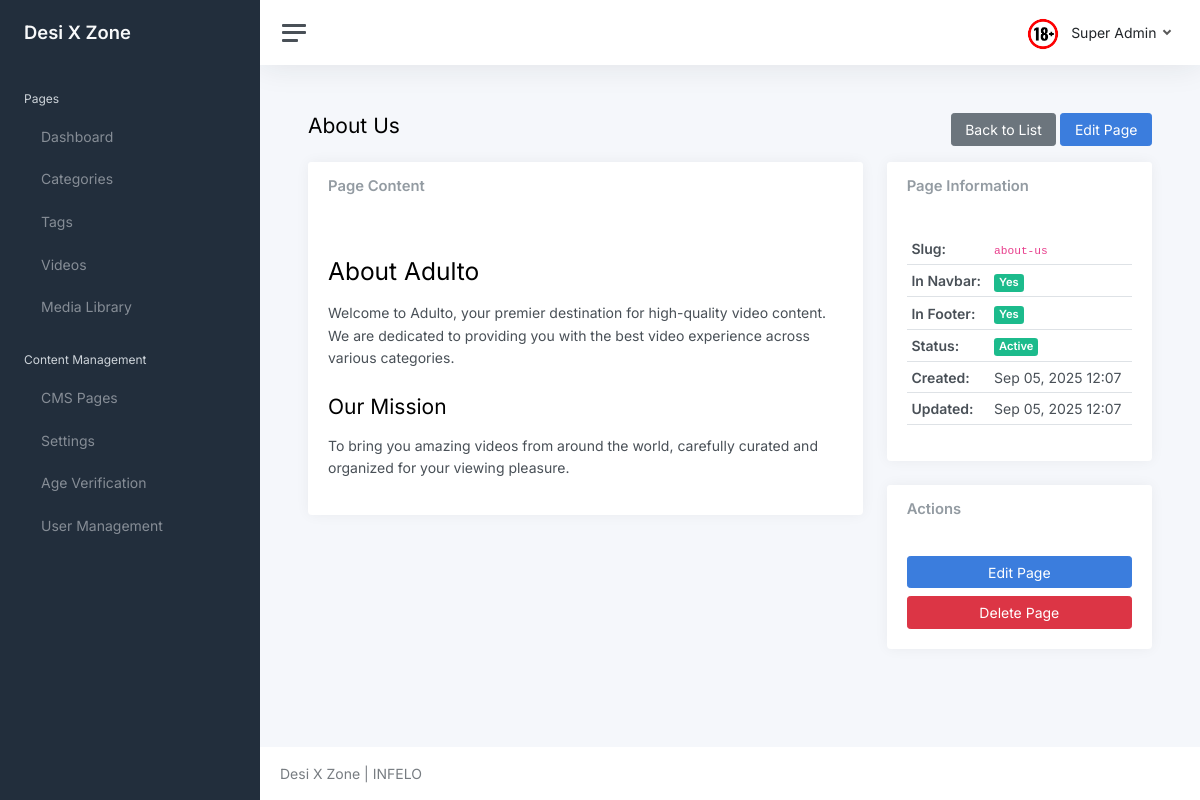
/core/cms/about-us/ (signed in), run on the app's committed database.
### core/models.py (models this page shows, shortened)
class Settings(models.Model):
	key = models.CharField(max_length=100, unique=True, help_text="Setting key (e.g., 'site_title', 'contact_email')")
	value = models.TextField(help_text="Setting value")
	description = models.TextField(blank=True, help_text="Description of what this setting does")
	created_at = models.DateTimeField(auto_now_add=True)
	updated_at = models.DateTimeField(auto_now=True)
	class Meta:
		ordering = ['key']
		verbose_name = "Setting"
		verbose_name_plural = "Settings"
	@classmethod
	def get_setting(cls, key, default=None):
		try:
			return cls.objects.get(key=key).value
		except cls.DoesNotExist:
			return default

class User(AbstractUser):
	username = None
	first_name = None
	last_name = None
	name = models.CharField(max_length=150, blank=True)
	email = models.EmailField(unique=True)
	is_freeze = models.BooleanField(default=False)
	is_email_verified = models.BooleanField(default=False)
	email_verification_token = models.CharField(max_length=100, blank=True, null=True)
	email_verification_created = models.DateTimeField(blank=True, null=True)
	is_staff = models.BooleanField(default=False, help_text="Designates whether the user can log into the admin site. Only activated users can access admin.")
	USERNAME_FIELD = 'email'
	REQUIRED_FIELDS = []

class CMS(models.Model):
	title = models.CharField(max_length=200, help_text="Page title")
	slug = models.SlugField(max_length=220, unique=True, help_text="URL slug for the page")
	content = models.TextField(help_text="Page content (HTML allowed)")
	in_navbar = models.BooleanField(default=False, help_text="Show this page in the main navigation")
	in_footer = models.BooleanField(default=False, help_text="Show this page in the footer")
	is_active = models.BooleanField(default=True, help_text="Is this page active and visible?")
	created_at = models.DateTimeField(auto_now_add=True)
	updated_at = models.DateTimeField(auto_now=True)
	class Meta:
		ordering = ['title']
		verbose_name = "CMS Page"
		verbose_name_plural = "CMS Pages"

### core/views.py (the view)
# urls.py: path('cms/<slug:slug>/', views.cms_detail, name='cms_detail'),
@login_required(login_url='login')
def cms_detail(request, slug):
	cms_page = get_object_or_404(CMS, slug=slug, is_active=True)
	context = {
		'cms_page': cms_page,
	}
	return render(request, 'core/cms_detail.html', context)

### adulto/context_processors.py (called while the page is built)
def site_branding(request):
	return {
		"site_brand": getattr(settings, "SITE_BRAND", "Desi X Zone"),
		"site_logo_url": getattr(settings, "SITE_LOGO_URL", "/static/logo.png"),
	}

### core/models.py (called while the page is built)
	@classmethod
	def get_active(cls):
		try:
			return cls.objects.filter(is_active=True).first()
		except:
			return None

### templates/core/cms_detail.html (shortened to what this page needs)
{% extends 'core/layout/base.html' %}
{% block content %}
<div class="container-fluid p-0">
    <div class="d-flex justify-content-between align-items-center mb-3">
        <h1 class="h3 d-inline align-middle">{{ cms_page.title }}</h1>
        <div>
            <a class="btn btn-secondary" href="{% url 'cms_list' %}">Back to List</a>
            <a class="btn btn-primary" href="{% url 'cms_update' cms_page.id %}">Edit Page</a>
        </div>
    </div>
    <div class="row">
        <div class="col-md-8">
            <div class="card">
                <div class="card-header">
                    <h5 class="card-title mb-0">Page Content</h5>
                </div>
                <div class="card-body">
                    <div class="cms-content">
                        {{ cms_page.content|safe }}
                    </div>
                </div>
            </div>
        </div>
        <div class="col-md-4">
            <div class="card">
                <div class="card-header">
                    <h5 class="card-title mb-0">Page Information</h5>
                </div>
                <div class="card-body">
                    <table class="table table-sm">
                        <tr>
                            <td><strong>Slug:</strong></td>
                            <td><code>{{ cms_page.slug }}</code></td>
                        </tr>
                        <tr>
                            <td><strong>In Navbar:</strong></td>
                            <td>
                                {% if cms_page.in_navbar %}
                                    <span class="badge bg-success">Yes</span>
                                {% else %}
                                    <span class="badge bg-secondary">No</span>
                                {% endif %}
                            </td>
                        </tr>
                        <tr>
                            <td><strong>In Footer:</strong></td>
                            <td>
                                {% if cms_page.in_footer %}
                                    <span class="badge bg-success">Yes</span>
                                {% else %}
                                    <span class="badge bg-secondary">No</span>
                                {% endif %}
                            </td>
                        </tr>
                        <tr>
                            <td><strong>Status:</strong></td>
                            <td>
                                {% if cms_page.is_active %}
                                    <span class="badge bg-success">Active</span>
                                {% else %}
                                    <span class="badge bg-danger">Inactive</span>
                                {% endif %}
                            </td>
                        </tr>
                        <tr>
                            <td><strong>Created:</strong></td>
                            <td>{{ cms_page.created_at|date:"M d, Y H:i" }}</td>
                        </tr>
                        <tr>
                            <td><strong>Updated:</strong></td>
                            <td>{{ cms_page.updated_at|date:"M d, Y H:i" }}</td>
                        </tr>
                    </table>
                </div>
            </div>
            <div class="card mt-3">
                <div class="card-header">
                    <h5 class="card-title mb-0">Actions</h5>
                </div>
                <div class="card-body">
                    <div class="d-grid gap-2">
                        <a class="btn btn-primary" href="{% url 'cms_update' cms_page.id %}">Edit Page</a>
                        <a class="btn btn-danger" href="{% url 'cms_delete' cms_page.id %}">Delete Page</a>
                    </div>
                </div>
            </div>
        </div>
    </div>
</div>
{% endblock %}

### templates/core/layout/base.html (shortened to what this page needs)
<!DOCTYPE html>
<html lang="en">
<head>
    <link href="/static/core/css/app.css" rel="stylesheet">
</head>
<body>
    <div class="wrapper">
        {% include 'core/layout/sidebar.html' %}
        <div class="main">
            {% include 'core/layout/header.html' %}
            <main class="content">
                {% block content %}{% endblock %}
            </main>
            <footer class="footer">
                <div class="container-fluid">
                    <div class="row text-muted">
                        <div class="col-6 text-start">
                            <p class="mb-0">
                                {{ site_brand }} | INFELO
                            </p>
                        </div>
                    </div>
                </div>
            </footer>
        </div>
    </div>
</body>
</html>

### templates/core/layout/sidebar.html (shortened to what this page needs)
<nav id="sidebar" class="sidebar js-sidebar">
    <div class="sidebar-content js-simplebar">
        <a class="sidebar-brand" href="index.html">
            <span class="align-middle">{{ site_brand }}</span>
        </a>
        <ul class="sidebar-nav">
            <li class="sidebar-header">
                Pages
            </li>
            <li class="sidebar-item">
                <a class="sidebar-link" href="{% url 'dashboard' %}">
                     <span
                        class="align-middle">Dashboard</span>
                </a>
            </li>
            <li class="sidebar-item">
                <a class="sidebar-link" href="{% url 'category_list' %}">
                     <span
                        class="align-middle">Categories</span>
                </a>
            </li>
            <li class="sidebar-item">
                <a class="sidebar-link" href="{% url 'tag_list' %}">
                     <span
                        class="align-middle">Tags</span>
                </a>
            </li>
            <li class="sidebar-item">
                <a class="sidebar-link" href="{% url 'video_list' %}">
                     <span
                        class="align-middle">Videos</span>
                </a>
            </li>
            <li class="sidebar-item">
                <a class="sidebar-link" href="{% url 'media_library' %}">
                     <span
                        class="align-middle">Media Library</span>
                </a>
            </li>
            <li class="sidebar-header">
                Content Management
            </li>
            <li class="sidebar-item">
                <a class="sidebar-link" href="{% url 'cms_list' %}">
                     <span
                        class="align-middle">CMS Pages</span>
                </a>
            </li>
            <li class="sidebar-item">
                <a class="sidebar-link" href="{% url 'settings_list' %}">
                     <span
                        class="align-middle">Settings</span>
                </a>
            </li>
            <li class="sidebar-item">
                <a class="sidebar-link" href="{% url 'age_verification_list' %}">
                     <span
                        class="align-middle">Age Verification</span>
                </a>
            </li>
            <li class="sidebar-item">
                <a class="sidebar-link" href="{% url 'user_list' %}">
                     <span
                        class="align-middle">User Management</span>
                </a>
            </li>
        </ul>
    </div>
</nav>

### templates/core/layout/header.html (shortened to what this page needs)
<nav class="navbar navbar-expand navbar-light navbar-bg">
    <a class="sidebar-toggle js-sidebar-toggle">
        <i class="hamburger align-self-center"></i>
    </a>
    <div class="navbar-collapse collapse">
        <ul class="navbar-nav navbar-align">
            <li class="nav-item dropdown">
                <a class="nav-link dropdown-toggle d-none d-sm-inline-block" href="#"
                    data-bs-toggle="dropdown">
                    <img src="/static/core/logo.png" class="avatar img-fluid rounded me-1"
                        alt="" /> <span class="text-dark">{{ request.user.name }}</span>
                </a>
            </li>
        </ul>
    </div>
</nav>

### templates/core/cms_detail.html (style rules this page uses)
.cms-content { line-height: 1.6; }
.cms-content h1, .cms-content h2, .cms-content h3, .cms-content h4, .cms-content h5, .cms-content h6 { margin-top: 1.5rem; margin-bottom: 1rem; }
.cms-content p { margin-bottom: 1rem; }

### data on the page
Settings: value "Desi X Zone"
User: user.name "Super Admin"
CMS: title "About Us", content "About Adulto Welcome to Adulto, your premier destination for high-quality video content. We are dedicated to providing you with the best video experience across various categories. Our Mission To bring you amazing videos from around the world, carefully curated and organized for your viewing pleasure.", slug "about-us", created_at "Sep 05, 2025 12:07", updated_at "Sep 05, 2025 12:07"
